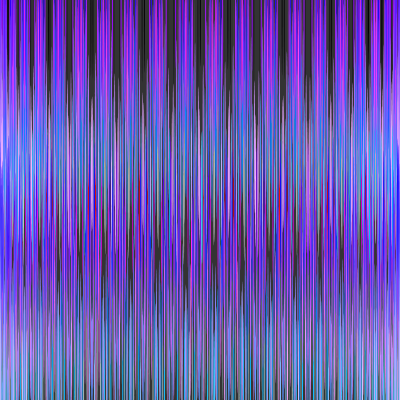
Frame 1 (no input)
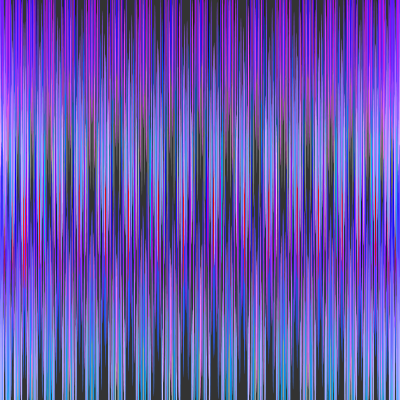
Frame 60 (no input)
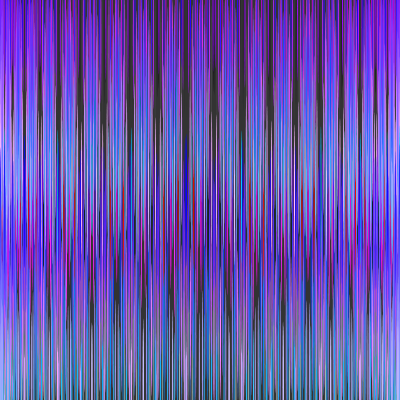
Frame 120 (the mouse pressed at the canvas centre since frame 60)

The p5.js sketch that drew these frames (run headless with seeded random() and noise() and a simulated clock; from frame 60 on, the mouse is pressed at the canvas centre):

// p5.js sketch
// ── sketch.js
function setup() {
  createCanvas(400, 400);
  noStroke();
}

function draw() {
	background(51);
  let t = millis() * 0.0001;
  for(let i=0; i<2000; i++) {    
    let x = (width>>1) + (width>>1) * sin(i + t);
    let y = i % height;
    fill((i + t) % 256, i % 200, i % 1000);
    ellipse(x, y, 1, 133);
  }
}
